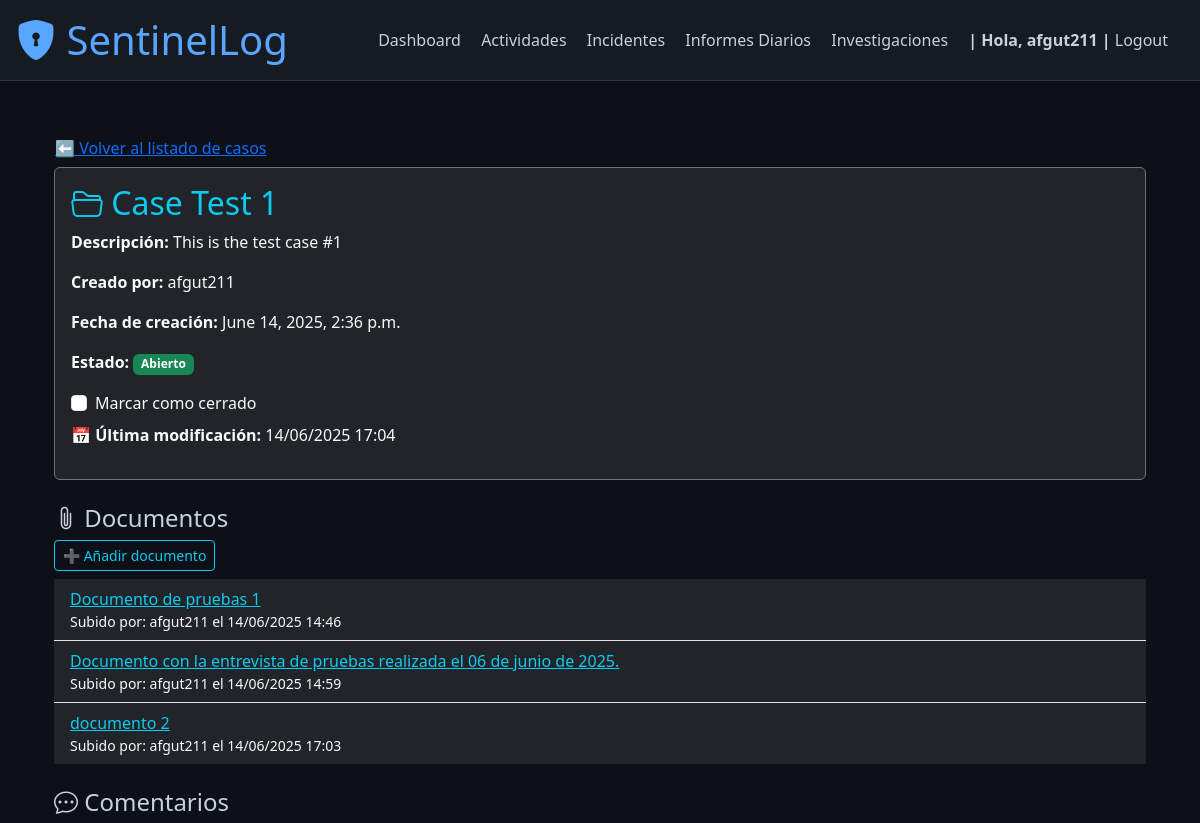
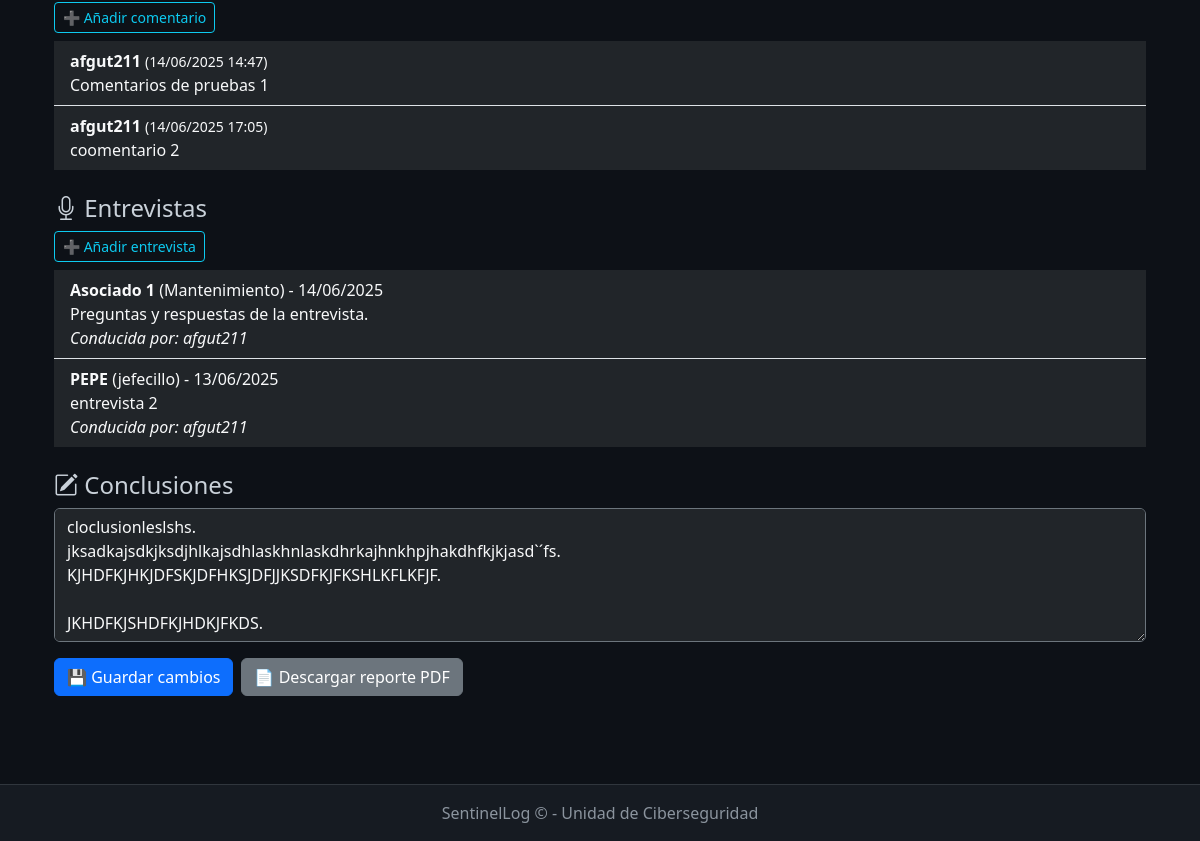
Page /investigations/case/1/ (signed in) on the earlier database version (2 pictures, top to bottom).
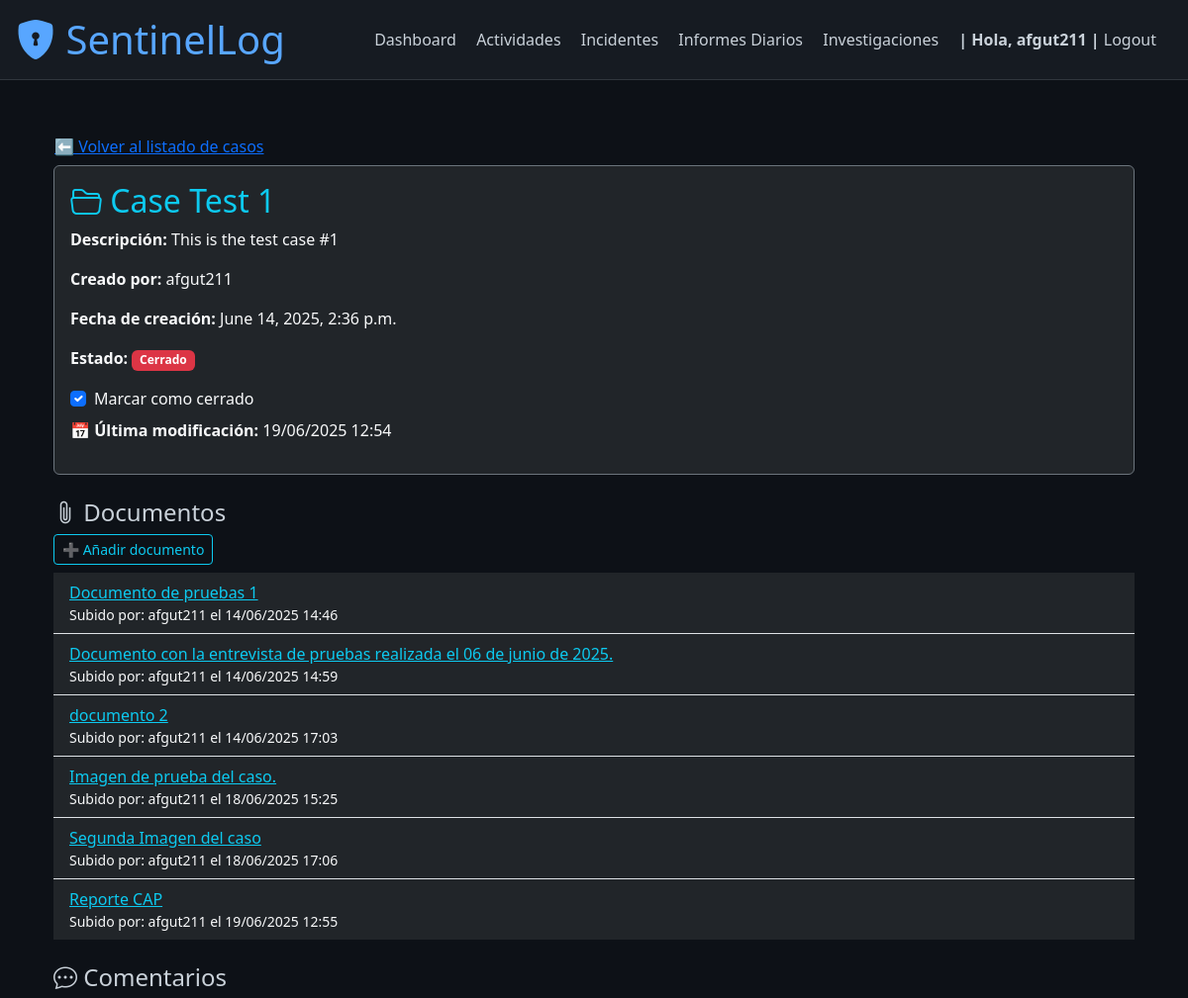
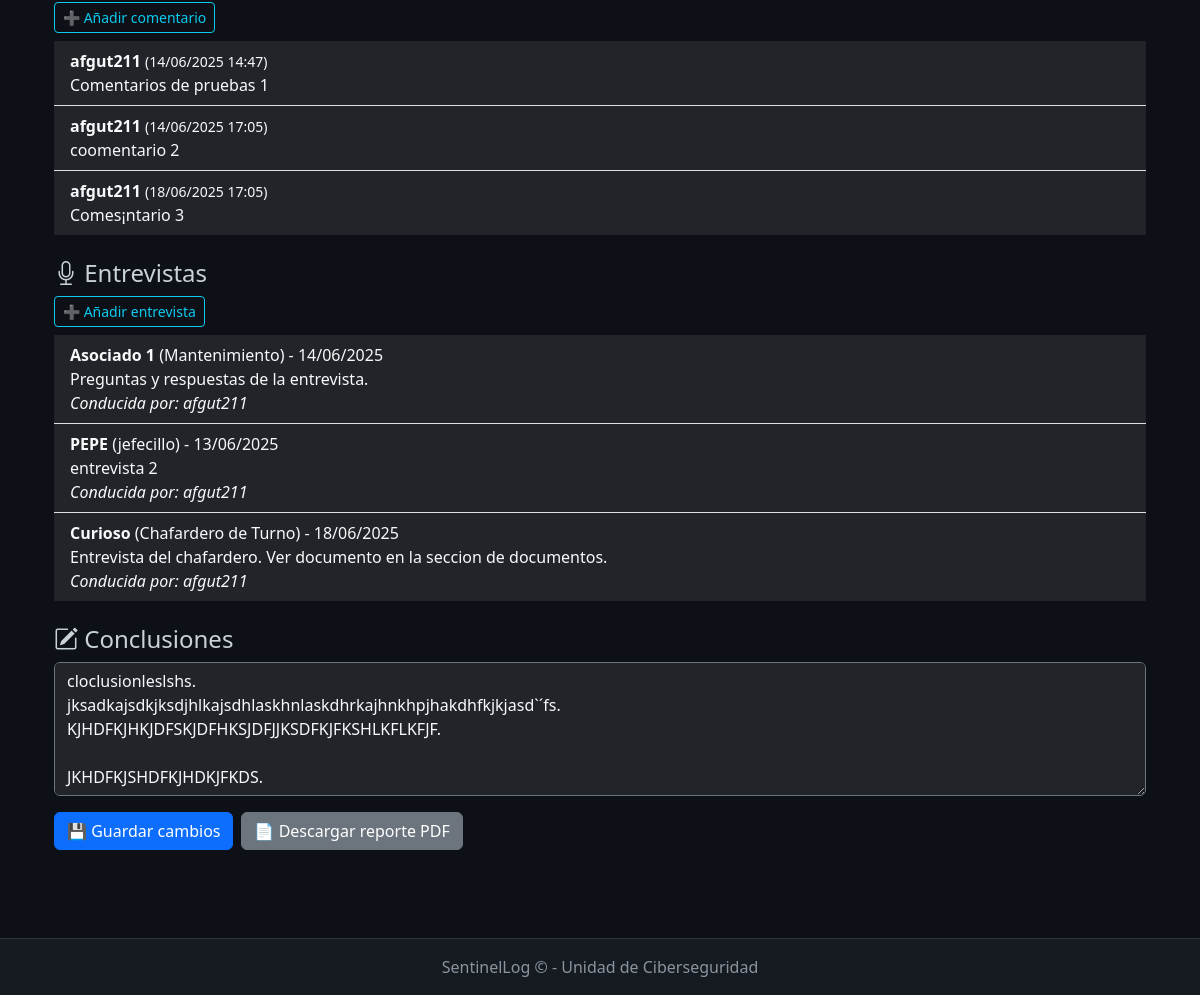
Same page on the later database version (2 pictures, top to bottom).
### investigations/models.py (models this page shows, shortened)
class InvestigationCase(models.Model):
    title = models.CharField(max_length=200)
    description = models.TextField()
    created_by = models.ForeignKey(User, on_delete=models.SET_NULL, null=True)
    created_at = models.DateTimeField(auto_now_add=True)
    is_closed = models.BooleanField(default=False)
    conclusiones = models.TextField(blank=True, null=True)
    pdf_last_saved = models.DateTimeField(blank=True, null=True)

class InvestigationDocument(models.Model):
    case = models.ForeignKey(InvestigationCase, on_delete=models.CASCADE, related_name='documents')
    uploaded_by = models.ForeignKey(User, on_delete=models.SET_NULL, null=True)
    file = models.FileField(upload_to='investigations/documents/')
    description = models.TextField(blank=True)
    uploaded_at = models.DateTimeField(auto_now_add=True)

class InvestigationComment(models.Model):
    case = models.ForeignKey(InvestigationCase, on_delete=models.CASCADE, related_name='comments')
    author = models.ForeignKey(User, on_delete=models.SET_NULL, null=True)
    comment = models.TextField()
    created_at = models.DateTimeField(auto_now_add=True)

class InterviewRecord(models.Model):
    case = models.ForeignKey(InvestigationCase, on_delete=models.CASCADE, related_name='interviews')
    person_name = models.CharField(max_length=100)
    role = models.CharField(max_length=100, blank=True)
    summary = models.TextField()
    conducted_by = models.ForeignKey(User, on_delete=models.SET_NULL, null=True)
    date = models.DateField()

### investigations/views.py (the view)
# urls.py: path('case/<int:case_id>/', views.case_detail, name='case_detail'),
def case_detail(request, case_id):
    case = get_object_or_404(InvestigationCase, id=case_id)
    documents = case.documents.all()
    comments = case.comments.all()
    interviews = case.interviews.all()
    return render(request, 'investigations/case_detail.html', {
        'case': case,
        'documents': documents,
        'comments': comments,
        'interviews': interviews
    })

### investigations/templates/investigations/case_detail.html (shortened to what this page needs)
{% extends 'base.html' %}
{% block content %}
<a href="{% url 'investigations_index' %}" class="btn btn-link mt-3">
            ⬅ Volver al listado de casos
        </a>
<div class="container">
    <div class="card bg-dark text-light border-secondary mb-4">
        <div class="card-body">
            <h2 class="card-title text-info"><i class="bi bi-folder2-open"></i> {{ case.title }}</h2>
            <p><strong>Descripción:</strong> {{ case.description }}</p>
            <p><strong>Creado por:</strong> {{ case.created_by }}</p>
            <p><strong>Fecha de creación:</strong> {{ case.created_at }}</p>
            <p><strong>Estado:</strong>
                {% if case.is_closed %}
                    <span class="badge bg-danger">Cerrado</span>
                {% else %}
                    <span class="badge bg-success">Abierto</span>
                {% endif %}
            </p>
            <form action="{% url 'toggle_case_status' case.id %}" method="post" class="mb-2">
                <div class="form-check">
                    <input class="form-check-input" type="checkbox" name="is_closed" id="isClosedCheck" value="1" {% if case.is_closed %}checked{% endif %} onchange="this.form.submit()">
                    <label class="form-check-label" for="isClosedCheck">
                        Marcar como cerrado
                    </label>
                </div>
            </form>
            {% if case.pdf_last_saved %}
                <p><strong>📅 Última modificación:</strong> {{ case.pdf_last_saved|date:"d/m/Y H:i" }}</p>
            {% endif %}
        </div>
    </div>
    <div class="mb-4">
        <h4><i class="bi bi-paperclip"></i> Documentos</h4>
        <a href="{% url 'add_document' case.id %}" class="btn btn-outline-info btn-sm mb-2">➕ Añadir documento</a>
        <ul class="list-group list-group-flush">
            {% for document in documents %}
                <li class="list-group-item bg-dark text-light">
                    <a href="{{ document.file.url }}" target="_blank" class="text-info">
                        {{ document.description|default:"Documento sin descripción" }}
                    </a>
                    <small class="d-block">Subido por: {{ document.uploaded_by }} el {{ document.uploaded_at|date:"d/m/Y H:i" }}</small>
                </li>
            {% empty %}
                <li class="list-group-item bg-dark text-light">No hay documentos adjuntos.</li>
            {% endfor %}
        </ul>
    </div>
    <div class="mb-4">
        <h4><i class="bi bi-chat-dots"></i> Comentarios</h4>
        <a href="{% url 'add_comment' case.id %}" class="btn btn-outline-info btn-sm mb-2">➕ Añadir comentario</a>
        <ul class="list-group list-group-flush">
            {% for comment in comments %}
                <li class="list-group-item bg-dark text-light">
                    <strong>{{ comment.author }}</strong> <small>({{ comment.created_at|date:"d/m/Y H:i" }})</small><br>
                    {{ comment.comment }}
                </li>
            {% empty %}
                <li class="list-group-item bg-dark text-light">No hay comentarios.</li>
            {% endfor %}
        </ul>
    </div>
    <div class="mb-4">
        <h4><i class="bi bi-mic"></i> Entrevistas</h4>
        <a href="{% url 'add_interview' case.id %}" class="btn btn-outline-info btn-sm mb-2">➕ Añadir entrevista</a>
        <ul class="list-group list-group-flush">
            {% for interview in interviews %}
                <li class="list-group-item bg-dark text-light">
                    <strong>{{ interview.person_name }}</strong> ({{ interview.role }}) - {{ interview.date|date:"d/m/Y" }}<br>
                    {{ interview.summary }}<br>
                    <em>Conducida por: {{ interview.conducted_by }}</em>
                </li>
            {% empty %}
                <li class="list-group-item bg-dark text-light">No hay entrevistas registradas.</li>
            {% endfor %}
        </ul>
    </div>
    <div class="mb-4">
        <h4><i class="bi bi-pencil-square"></i> Conclusiones</h4>
        <form action="{% url 'save_pdf_report' case.id %}" method="post">
            <textarea name="conclusiones" rows="5" class="form-control bg-dark text-light border-secondary" placeholder="Escribe aquí las conclusiones del caso...">{{ case.conclusiones }}</textarea>
            <div class="mt-3 d-flex gap-2">
                <form action="{% url 'save_pdf_report' case.id %}" method="post">
                    <button type="submit" class="btn btn-primary">
                        💾 Guardar cambios
                    </button>
                </form>
                <form action="{% url 'generate_pdf_report' case.id %}" method="get" target="_blank">
                    <button type="submit" class="btn btn-secondary">
                        📄 Descargar reporte PDF
                    </button>
                </form>
            </div>
        </form>
    </div>
</div>
{% endblock %}

### templates/base.html (shortened to what this page needs)
<!DOCTYPE html>
<html lang="es">
<head>
    <link href="https://cdn.jsdelivr.net/npm/bootstrap@5.3.3/dist/css/bootstrap.min.css" rel="stylesheet">
    <link href="https://cdn.jsdelivr.net/npm/bootstrap-icons@1.10.5/font/bootstrap-icons.css" rel="stylesheet">
    <link href="https://cdnjs.cloudflare.com/ajax/libs/toastr.js/latest/toastr.min.css" rel="stylesheet"/>
</head>
<body>
    <header class="d-flex flex-column flex-md-row align-items-center justify-content-between">
        <h1><i class="bi bi-shield-lock-fill"></i> SentinelLog</h1>
        <nav class="mt-3 mt-md-0">
            <a href="/dashboard/">Dashboard</a>
            <a href="/daily_activity/">Actividades</a>
            <a href="/incident_management/">Incidentes</a>
            <a href="/daily_reports/">Informes Diarios</a>
            <a href="/investigations/">Investigaciones</a>
            {% if user.is_authenticated %}
            <span><b>| Hola, {{ user }} |</b></span>
            <a href="{% url 'account_logout' %}">Logout</a>
            {% else %}
                <a href="/accounts/login/">Login</a>
            {% endif %}
        </nav>
    </header>
    <main class="container">
        {% block content %}{% endblock %}
    </main>
    <footer>
        SentinelLog © {{ now|date:"Y" }} - Unidad de Ciberseguridad
    </footer>
</body>
</html>

### templates/base.html (style rules this page uses)
body { background-color: #0d1117; color: #c9d1d9; }
header { background-color: #161b22; padding: 1rem; border-bottom: 1px solid #30363d; }
header h1 { color: #58a6ff; margin: 0; }
nav a { color: #c9d1d9; margin-right: 1rem; text-decoration: none; }
main { padding: 2rem; }
footer { background-color: #161b22; color: #8b949e; text-align: center; padding: 1rem; border-top: 1px solid #30363d; margin-top: 2rem; }

Differences in the rows shown:
changed InvestigationCase "Case Test 1": is_closed "☐" → "☑"; pdf_last_saved "14/06/2025 17:04" → "19/06/2025 12:54"
added InvestigationDocument: description "Imagen de prueba del caso.", uploaded_by "afgut211", uploaded_at "18/06/2025 15:25"
added InvestigationDocument: description "Segunda Imagen del caso", uploaded_by "afgut211", uploaded_at "18/06/2025 17:06"
added InvestigationDocument: description "Reporte CAP", uploaded_by "afgut211", uploaded_at "19/06/2025 12:55"
added InvestigationComment: author "afgut211", created_at "18/06/2025 17:05", comment "Comes¡ntario 3"
added InterviewRecord: person_name "Curioso", role "Chafardero de Turno", date "18/06/2025", summary "Entrevista del chafardero. Ver documento en la seccion de documentos.", conducted_by "afgut211"
Other differences:
text no longer shown: "Abierto"
text now shown: "Cerrado"
